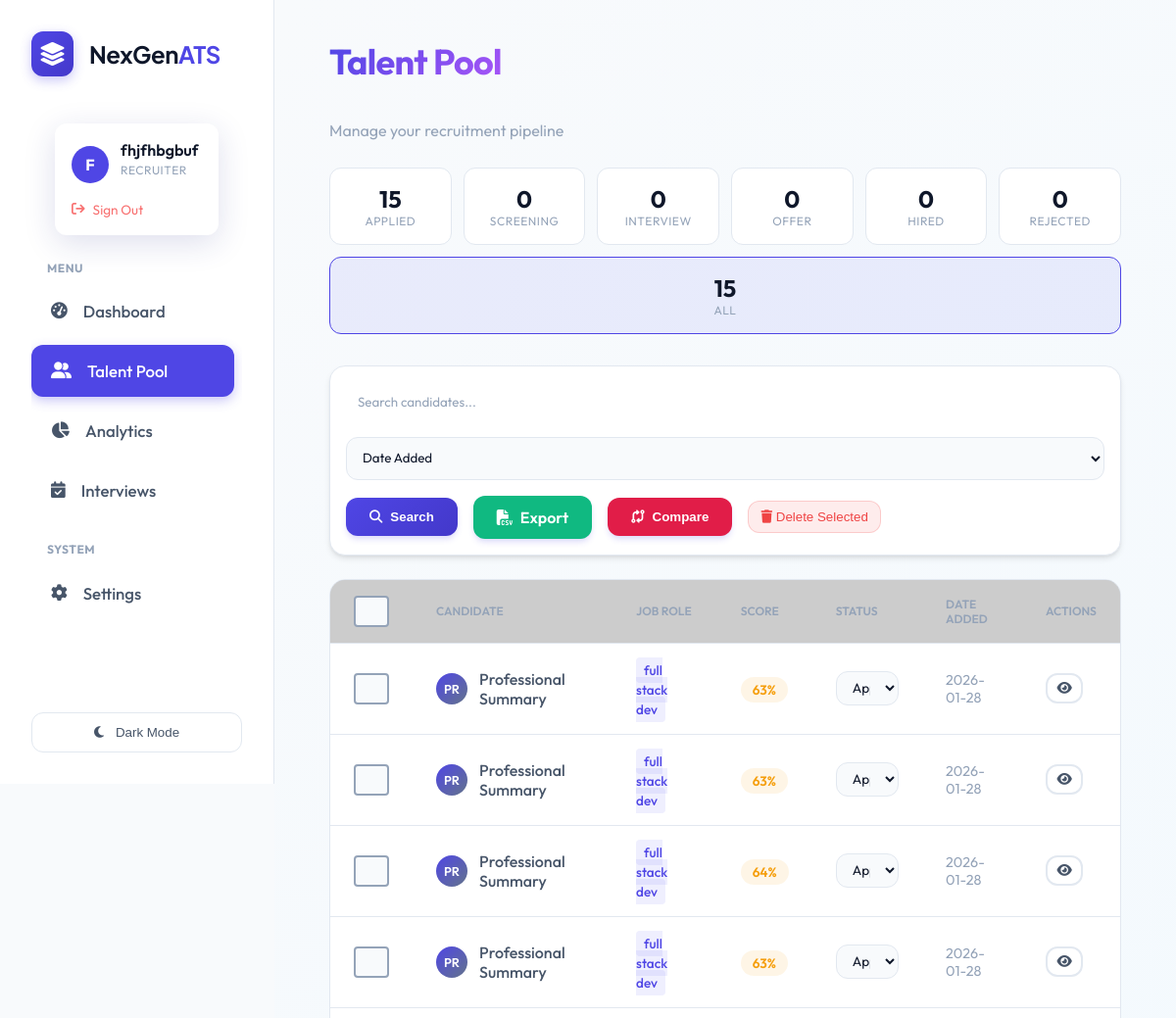
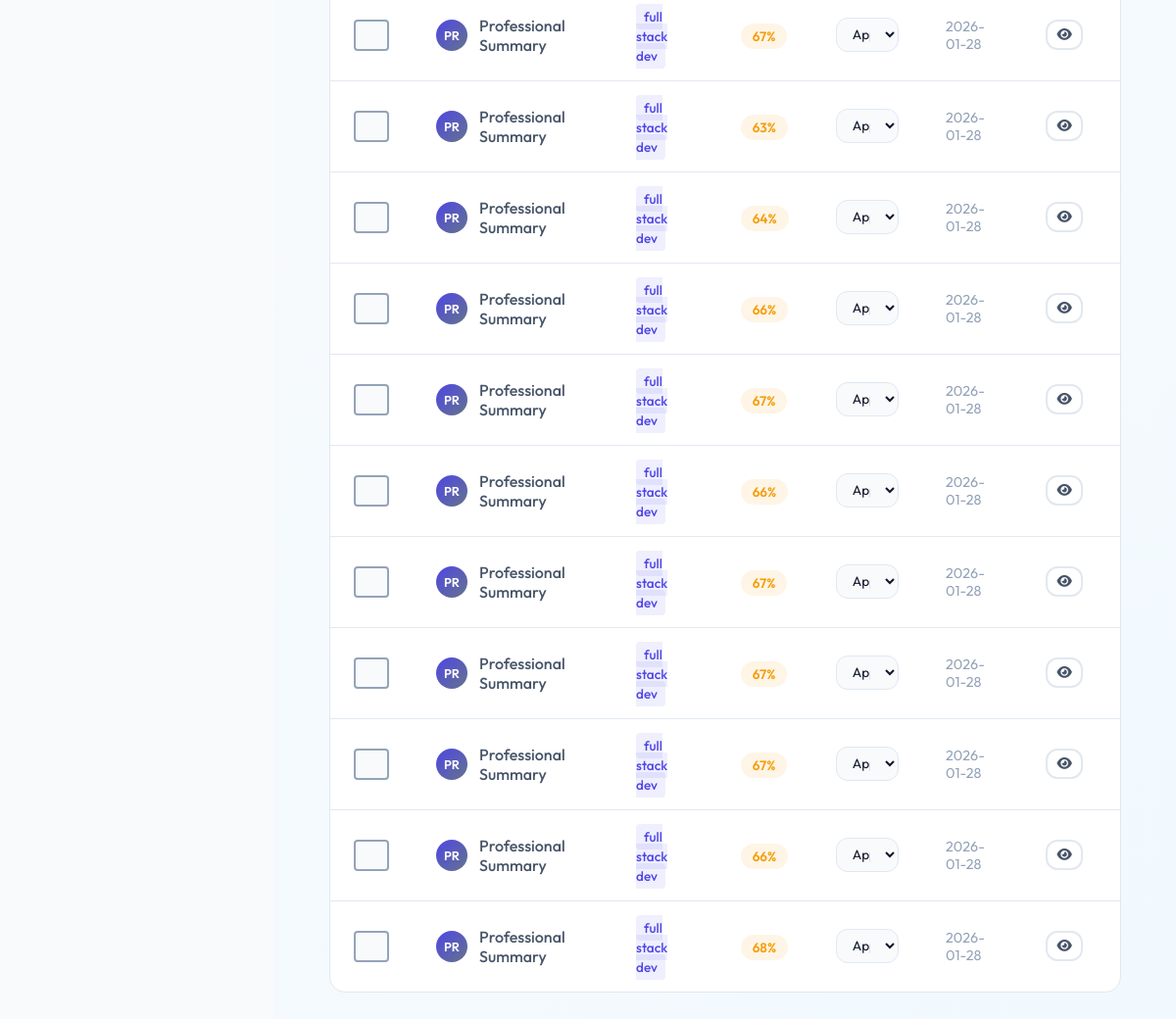
The page /talent_pool (signed in) on the database its author committed (2 pictures, top to bottom).
### tables this page shows
CREATE TABLE users (
                    id INTEGER PRIMARY KEY AUTOINCREMENT,
                    name TEXT NOT NULL,
                    email TEXT UNIQUE NOT NULL,
                    password_hash TEXT NOT NULL,
                    role TEXT DEFAULT 'candidate', -- recruiter, candidate, admin
                    created_at TIMESTAMP DEFAULT CURRENT_TIMESTAMP
                , resume_path TEXT, skills TEXT, experience TEXT, education TEXT, profile_summary TEXT, full_text TEXT);

CREATE TABLE candidates (
                    id INTEGER PRIMARY KEY AUTOINCREMENT,
                    job_id INTEGER,
                    filename TEXT,
                    semantic_score REAL,
                    skills_score REAL,
                    experience_score REAL,
                    total_score REAL,
                    email TEXT,
                    phone TEXT,
                    full_text TEXT,
                    missing_skills TEXT,
                    interview_questions TEXT,
                    created_at TIMESTAMP DEFAULT CURRENT_TIMESTAMP, user_id INTEGER, status TEXT DEFAULT 'Applied', notes TEXT, name TEXT,
                    FOREIGN KEY(job_id) REFERENCES jobs(id)
                );

CREATE TABLE jobs (
                    id INTEGER PRIMARY KEY AUTOINCREMENT,
                    title TEXT NOT NULL,
                    description TEXT,
                    created_at TIMESTAMP DEFAULT CURRENT_TIMESTAMP,
                    status TEXT DEFAULT 'Open'
                );

### routes/talent_pool.py (the view)
@bp.route('/talent_pool')
@login_required
@role_required('recruiter')
def index():
    query = request.args.get('q', '')
    status_filter = request.args.get('status', '')
    sort_by = request.args.get('sort', 'created_at')
    sort_order = request.args.get('order', 'desc')
    conn = database.get_db_connection()
    base_query = '''
        SELECT c.*, j.title as job_role
        FROM candidates c
        LEFT JOIN jobs j ON c.job_id = j.id
        WHERE 1=1
    '''
    params = []
    if query:
        base_query += ' AND (c.filename LIKE ? OR c.full_text LIKE ?)'
        params.extend([f'%{query}%', f'%{query}%'])
    if status_filter:
        base_query += ' AND c.status = ?'
        params.append(status_filter)
    valid_sorts = ['created_at', 'total_score', 'filename', 'status']
    if sort_by not in valid_sorts:
        sort_by = 'created_at'
    order = 'DESC' if sort_order == 'desc' else 'ASC'
    base_query += f' ORDER BY c.{sort_by} {order}'
    candidates = conn.execute(base_query, params).fetchall()
    pipeline_stats = {}
    for status in PIPELINE_STATUSES:
        count = conn.execute('SELECT COUNT(*) FROM candidates WHERE status = ?', (status,)).fetchone()[0]
        pipeline_stats[status] = count
    conn.close()
    return render_template('talent_pool.html',
                         candidates=candidates,
                         query=query,
                         status_filter=status_filter,
                         sort_by=sort_by,
                         sort_order=sort_order,
                         pipeline_stats=pipeline_stats,
                         statuses=PIPELINE_STATUSES)

### app.py (called while the page is built)
@login_manager.user_loader
def load_user(user_id):
    return User.get(user_id)

### database.py (called while the page is built)
def get_db_connection():
    db_url = os.getenv('DATABASE_URL')
    if db_url:
        import psycopg2
        from psycopg2.extras import RealDictCursor
        conn = psycopg2.connect(db_url, cursor_factory=RealDictCursor)
        return conn
    else:
        conn = sqlite3.connect(DB_NAME)
        conn.row_factory = sqlite3.Row
        return conn

    @staticmethod
    def get(user_id):
        conn = get_db_connection()
        user = conn.execute('SELECT * FROM users WHERE id = ?', (user_id,)).fetchone()
        conn.close()
        if not user: return None
        return User(user['id'], user['name'], user['email'], user['role'], user['password_hash'],
                   user['resume_path'], user['skills'], user['experience'], user['education'], user['profile_summary'])

### templates/talent_pool.html (shortened to what this page needs)
{% extends "layout.html" %}
{% block content %}
<div class="dashboard-header" style="margin-bottom: 1.5rem;">
    <div>
        <h1 class="text-gradient">Talent Pool</h1>
        <p class="dashboard-subtitle">Manage your recruitment pipeline</p>
    </div>
</div>
<div class="pipeline-stats" style="display: flex; gap: 0.75rem; margin-bottom: 2rem; flex-wrap: wrap;">
    {% for status in statuses %}
    <a href="?status={{ status }}" class="pipeline-stat-card {% if status_filter == status %}active{% endif %}"
        style="flex: 1; min-width: 120px; text-decoration: none;">
        <div class="stat-count">{{ pipeline_stats.get(status, 0) }}</div>
        <div class="stat-label">{{ status }}</div>
    </a>
    {% endfor %}
    <a href="/talent_pool" class="pipeline-stat-card {% if not status_filter %}active{% endif %}"
        style="flex: 1; min-width: 120px; text-decoration: none;">
        <div class="stat-count">{{ candidates|length }}</div>
        <div class="stat-label">All</div>
    </a>
</div>
<div class="glass-card" style="padding: 1rem; margin-bottom: 1.5rem;">
    <form class="d-flex gap-3 align-center" method="GET" action="/talent_pool" style="flex-wrap: wrap;">
        <input type="text" name="q" class="search-input" placeholder="Search candidates..." value="{{ query }}"
            style="flex: 1; min-width: 200px; padding: 0.75rem;">
        <select name="sort" style="padding: 0.75rem; min-width: 150px;" onchange="this.form.submit()">
            <option value="created_at" {% if sort_by=='created_at' %}selected{% endif %}>Date Added</option>
        </select>
        <button type="submit" class="btn-primary"><i class="fa-solid fa-search"></i> Search</button>
        <a href="{{ url_for('export.export_talent_pool_csv') }}" class="btn-primary"
            style="background: var(--success);">
            <i class="fa-solid fa-file-csv"></i> Export
        </a>
        <button type="button" onclick="compareSelected()" class="btn-primary" style="background: #e11d48;">
            <i class="fa-solid fa-code-compare"></i> Compare
        </button>
        <button type="button" onclick="bulkDelete()" class="btn-danger">
            <i class="fa-solid fa-trash"></i> Delete Selected
        </button>
    </form>
</div>
<div class="table-container">
    <table>
        <thead>
            <tr>
                <th width="40">
                    <input type="checkbox" id="selectAll" class="custom-checkbox" onchange="toggleSelectAll(this)">
                </th>
                <th>Candidate</th>
                <th>Job Role</th>
                <th>Score</th>
                <th>Status</th>
                <th>Date Added</th>
                <th>Actions</th>
            </tr>
        </thead>
        <tbody>
            {% for cand in candidates %}
            <tr data-id="{{ cand.id }}">
                <td onclick="event.stopPropagation()">
                    <input type="checkbox" name="compare_id" value="{{ cand.id }}"
                        class="custom-checkbox candidate-checkbox">
                </td>
                <td>
                    <div style="display: flex; align-items: center; gap: 0.75rem;">
                        <div class="avatar sm">
                            {{ (cand.name or cand.filename)[:2] }}
                        </div>
                        <div>
                            <div style="font-weight: 500;">{{ cand.name if cand.name else cand.filename }}</div>
                        </div>
                    </div>
                </td>
                <td>
                    <span class="role-tag">{{ cand.job_role if cand.job_role else 'General' }}</span>
                </td>
                <td>
                    <span
                        class="score-badge {% if cand.total_score >= 80 %}high{% elif cand.total_score >= 50 %}medium{% else %}low{% endif %}">
                        {{ cand.total_score|round|int }}%
                    </span>
                </td>
                <td>
                    <select class="status-dropdown" data-id="{{ cand.id }}" onchange="updateStatus(this)">
                        {% for status in statuses %}
                        <option value="{{ status }}" {% if cand.status==status %}selected{% endif %}>{{ status }}
                        </option>
                        {% endfor %}
                    </select>
                </td>
                <td style="color: var(--text-muted); font-size: 0.9rem;">{{ cand.created_at[:10] }}</td>
                <td>
                    <button onclick="viewCandidate({{ cand.id }})" class="btn-secondary btn-sm">
                        <i class="fa-solid fa-eye"></i>
                    </button>
                </td>
            </tr>
            {% endfor %}
        </tbody>
    </table>
</div>
{% endblock %}

### templates/layout.html (shortened to what this page needs)
<!DOCTYPE html>
<html lang="en">
<head>
    <link rel="stylesheet" href="https://cdnjs.cloudflare.com/ajax/libs/font-awesome/6.4.0/css/all.min.css">
    <link rel="stylesheet" href="/static/style.css">
</head>
<body>
    <div class="app-container">
        <aside class="sidebar">
            <div class="brand">
                <div class="brand-logo-container"
                    style="background: linear-gradient(135deg, var(--primary), var(--primary-hover)); padding: 8px; border-radius: 12px; box-shadow: 0 4px 12px rgba(79, 70, 229, 0.3);">
                    <i class="fa-solid fa-layer-group" style="color: white; font-size: 1.5rem;"></i>
                </div>
                <span style="font-family: 'Plus Jakarta Sans', sans-serif; letter-spacing: -0.5px;">NexGen<span
                        style="color: var(--primary);">ATS</span></span>
            </div>
            <div class="user-profile-widget">
                {% if current_user.is_authenticated %}
                <div class="user-card glass-effect"
                    style="border: 1px solid rgba(255,255,255,0.1); background: rgba(255,255,255,0.03);">
                    <div style="display: flex; align-items: center; gap: 0.75rem; margin-bottom: 0.75rem;">
                        <div
                            style="width: 38px; height: 38px; background: var(--primary); border-radius: 50%; display: flex; align-items: center; justify-content: center; color: white; font-weight: 700;">
                            {{ current_user.name[0] | upper }}
                        </div>
                        <div style="overflow: hidden;">
                            <div class="user-card-name"
                                style="white-space: nowrap; overflow: hidden; text-overflow: ellipsis;">{{
                                current_user.name }}</div>
                            <div class="user-card-role">{{ current_user.role }}</div>
                        </div>
                    </div>
                    <form action="{{ url_for('auth.logout') }}" method="GET">
                        <button type="submit" class="user-card-logout"
                            style="background: none; border: none; cursor: pointer; padding: 0; width: auto; font-family: inherit;">
                            <i class="fa-solid fa-arrow-right-from-bracket"></i> Sign Out
                        </button>
                    </form>
                </div>
                {% endif %}
            </div>
            <nav style="flex: 1; overflow-y: auto; padding-right: 0.5rem;">
                <p
                    style="font-size: 0.75rem; text-transform: uppercase; color: var(--text-muted); font-weight: 700; margin: 0 0 0.5rem 1rem; letter-spacing: 0.5px;">
                    Menu</p>
                <a href="/" class="nav-item {% if request.path == '/' %}active{% endif %}">
                    <i class="fa-solid fa-gauge-high"></i>
                    <span>Dashboard</span>
                </a>
                {% if current_user.is_authenticated and current_user.role == 'recruiter' %}
                <a href="/talent_pool" class="nav-item {% if request.path == '/talent_pool' %}active{% endif %}">
                    <i class="fa-solid fa-user-group"></i>
                    <span>Talent Pool</span>
                </a>
                <a href="/analytics" class="nav-item {% if request.path == '/analytics' %}active{% endif %}">
                    <i class="fa-solid fa-chart-pie"></i>
                    <span>Analytics</span>
                </a>
                <a href="/interviews" class="nav-item {% if request.path == '/interviews' %}active{% endif %}">
                    <i class="fa-solid fa-calendar-check"></i>
                    <span>Interviews</span>
                </a>
                {% endif %}
                <p
                    style="font-size: 0.75rem; text-transform: uppercase; color: var(--text-muted); font-weight: 700; margin: 1.5rem 0 0.5rem 1rem; letter-spacing: 0.5px;">
                    System</p>
                <a href="/settings" class="nav-item {% if request.path == '/settings' %}active{% endif %}">
                    <i class="fa-solid fa-gear"></i>
                    <span>Settings</span>
                </a>
            </nav>
            <button id="theme-toggle" class="theme-toggle-btn">
                <i class="fa-solid fa-moon"></i>
                <span>Switch Theme</span>
            </button>
        </aside>
        <main class="main-content">
            {% block content %}{% endblock %}
        </main>
    </div>
</body>
</html>

### templates/talent_pool.html (style rules this page uses)
.pipeline-stats { display: flex; gap: 0.75rem; }
.pipeline-stat-card { background: var(--bg-card); border: 1px solid var(--border); border-radius: var(--radius); padding: 1rem; text-align: center; transition: all 0.2s; cursor: pointer; }
.pipeline-stat-card.active { border-color: var(--primary); background: rgba(99, 102, 241, 0.1); }
.stat-count { font-size: 1.5rem; font-weight: 700; color: var(--text-primary); }
.stat-label { font-size: 0.75rem; text-transform: uppercase; color: var(--text-muted); letter-spacing: 0.5px; }
.score-badge { padding: 0.25rem 0.75rem; border-radius: 999px; font-size: 0.85rem; font-weight: 600; }
.score-badge.medium { background: rgba(245, 158, 11, 0.1); color: var(--warning); }
.status-dropdown { padding: 0.4rem 0.75rem; border-radius: var(--radius); border: 1px solid var(--border); background: var(--bg-body); color: var(--text-primary); font-size: 0.85rem; cursor: pointer; }
.role-tag { background: rgba(99, 102, 241, 0.1); color: var(--primary); padding: 0.25rem 0.5rem; border-radius: 4px; font-size: 0.85rem; }
.btn-sm { padding: 0.4rem 0.6rem; font-size: 0.85rem; }

### rows shown on the page
users: name "F", name "fhjfhbgbuf", role "RECRUITER"
candidates: name "PR", name "Professional Summary", title "full stack dev", total_score "63", status+id "Applied", created_at "2026-01-28"
candidates: name "PR", name "Professional Summary", title "full stack dev", total_score "63", status+id "Applied", created_at "2026-01-28"
candidates: name "PR", name "Professional Summary", title "full stack dev", total_score "64", status+id "Applied", created_at "2026-01-28"
candidates: name "PR", name "Professional Summary", title "full stack dev", total_score "63", status+id "Applied", created_at "2026-01-28"
candidates: name "PR", name "Professional Summary", title "full stack dev", total_score "67", status+id "Applied", created_at "2026-01-28"
candidates: name "PR", name "Professional Summary", title "full stack dev", total_score "63", status+id "Applied", created_at "2026-01-28"
candidates: name "PR", name "Professional Summary", title "full stack dev", total_score "64", status+id "Applied", created_at "2026-01-28"
candidates: name "PR", name "Professional Summary", title "full stack dev", total_score "66", status+id "Applied", created_at "2026-01-28"
candidates: name "PR", name "Professional Summary", title "full stack dev", total_score "67", status+id "Applied", created_at "2026-01-28"
candidates: name "PR", name "Professional Summary", title "full stack dev", total_score "66", status+id "Applied", created_at "2026-01-28"
candidates: name "PR", name "Professional Summary", title "full stack dev", total_score "67", status+id "Applied", created_at "2026-01-28"
candidates: name "PR", name "Professional Summary", title "full stack dev", total_score "67", status+id "Applied", created_at "2026-01-28"
candidates: name "PR", name "Professional Summary", title "full stack dev", total_score "67", status+id "Applied", created_at "2026-01-28"
candidates: name "PR", name "Professional Summary", title "full stack dev", total_score "66", status+id "Applied", created_at "2026-01-28"
candidates: name "PR", name "Professional Summary", title "full stack dev", total_score "68", status+id "Applied", created_at "2026-01-28"

### other values the page prints
{{ pipeline_stats.get(status, 0) }} "15" "0" "0" "0" "0" "0"
{{ status }} "APPLIED" "SCREENING" "INTERVIEW" "OFFER" "HIRED" "REJECTED"
{{ candidates|length }} "15"
